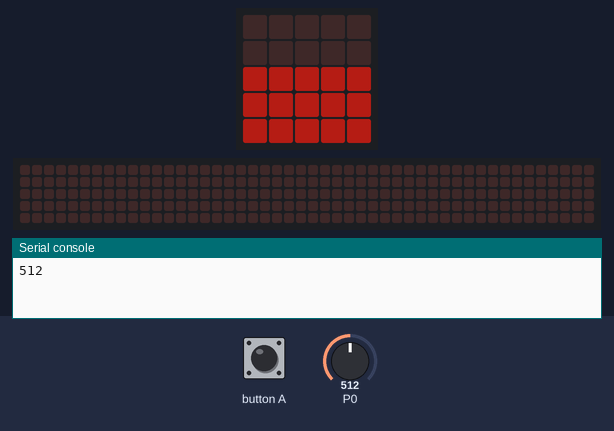
Bench run of a program on a simulated BBC micro:bit (MakeCode). Shown: the board's 5×5 LED display, a strip that is not on the board, showing the scrolling text unrolled, the last lines printed to the serial console. The inputs (shaded band) are chosen by the test bench; at power-on: P0 = 512 (analog values on the 0–1023 scale). Dim RGB values are drawn brighter than linear; the 48×5 strip is a reading aid, not a part: it shows the text the display is scrolling, unrolled, one strip-width of it at a time.

Above: at 1.2 s.
1.3 s: P0 set to 716
At 5.5 s:
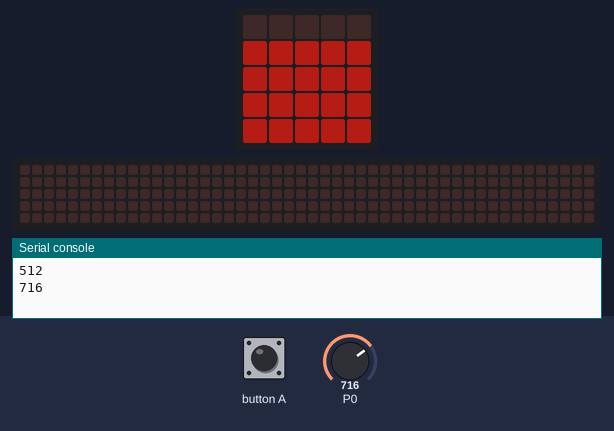
7.3 s: button A pressed for 3 s
At 10.11 s:
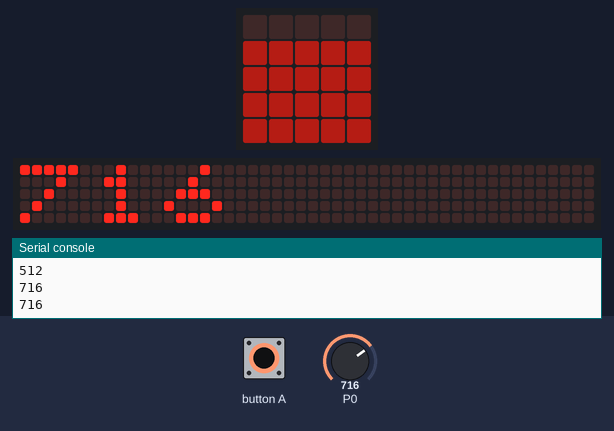
13.3 s: P0 set to 900
At 19.7 s:
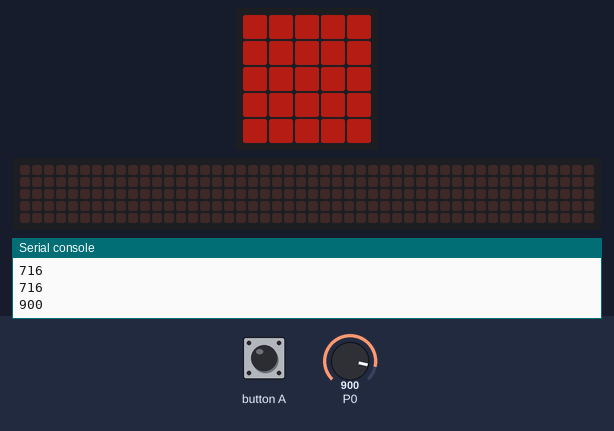
20.1 s: P0 set to 511
At 24.3 s:
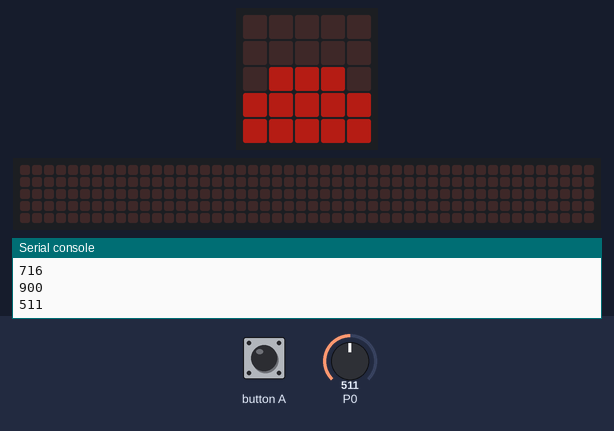
26.1 s: button A pressed for 3 s
At 32.07 s:
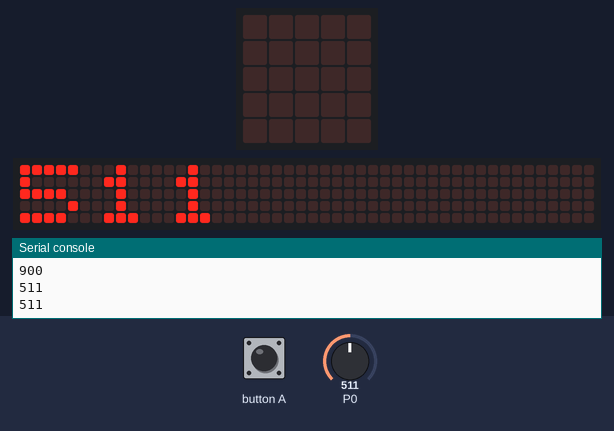
32.1 s: P0 set to 306
At 38.5 s:
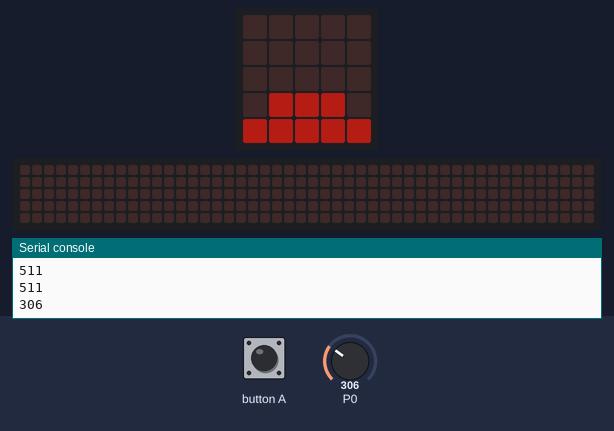
Timing chart, 0 to 39.8 s (numbered marks = the images above; inputs shaded):
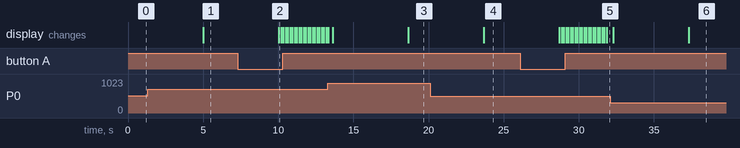

The program:

main.ts
```typescript
let reading = 0
led.setBrightness(64)
basic.forever(function () {
    pins.analogWritePin(AnalogPin.P0, 1023)
    reading = pins.analogReadPin(AnalogPin.P0)
    pins.analogWritePin(AnalogPin.P0, 0)
    led.plotBarGraph(
    reading,
    1023
    )
    if (input.buttonIsPressed(Button.A)) {
        basic.showNumber(reading)
    }
    basic.pause(5000)
})
```

test.ts
```typescript
// tests gaan hier; deze zal niet worden gecompileerd wanneer dit pakket wordt gebruikt als extensie.
```

Measured:
- after the input at 1.3 s, the display: changes after 3.7 s (image 1)
- after the input at 7.3 s, the display: changes after 2.7 s (image 2)
- after the input at 13.3 s, the display: first differs from a run without the input after 5.4 s (image 3)
- after the input at 20.1 s, the display: changes after 3.6 s (image 4)
- after the input at 26.1 s, the display: first changes after 2.6 s (image 5 shows a later state)
- after the input at 32.1 s, the display: first differs from a run without the input after 5.2 s (image 6)
